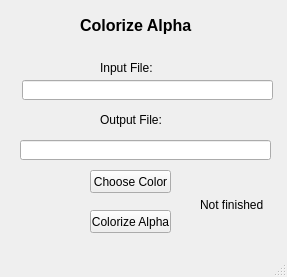
<?xml version="1.0" encoding="UTF-8"?>
<ui version="4.0">
 <class>MainWindow</class>
 <widget class="QMainWindow" name="MainWindow">
  <property name="geometry">
   <rect>
    <x>0</x>
    <y>0</y>
    <width>287</width>
    <height>277</height>
   </rect>
  </property>
  <property name="windowTitle">
   <string>Colorize Alpha</string>
  </property>
  <widget class="QWidget" name="centralWidget">
   <widget class="QLabel" name="label">
    <property name="geometry">
     <rect>
      <x>80</x>
      <y>0</y>
      <width>121</width>
      <height>51</height>
     </rect>
    </property>
    <property name="text">
     <string>&lt;html&gt;&lt;head/&gt;&lt;body&gt;&lt;p&gt;&lt;span style=&quot; font-size:12pt; font-weight:600;&quot;&gt;Colorize Alpha&lt;/span&gt;&lt;/p&gt;&lt;/body&gt;&lt;/html&gt;</string>
    </property>
   </widget>
   <widget class="QLineEdit" name="lineEdit">
    <property name="geometry">
     <rect>
      <x>22</x>
      <y>80</y>
      <width>251</width>
      <height>20</height>
     </rect>
    </property>
   </widget>
   <widget class="QLabel" name="label_2">
    <property name="geometry">
     <rect>
      <x>100</x>
      <y>60</y>
      <width>71</width>
      <height>16</height>
     </rect>
    </property>
    <property name="text">
     <string>Input File:</string>
    </property>
   </widget>
   <widget class="QLabel" name="label_3">
    <property name="geometry">
     <rect>
      <x>100</x>
      <y>110</y>
      <width>61</width>
      <height>20</height>
     </rect>
    </property>
    <property name="text">
     <string>Output File:</string>
    </property>
   </widget>
   <widget class="QLineEdit" name="lineEdit_2">
    <property name="geometry">
     <rect>
      <x>20</x>
      <y>140</y>
      <width>251</width>
      <height>20</height>
     </rect>
    </property>
   </widget>
   <widget class="QPushButton" name="pushButton">
    <property name="geometry">
     <rect>
      <x>90</x>
      <y>170</y>
      <width>81</width>
      <height>23</height>
     </rect>
    </property>
    <property name="text">
     <string>Choose Color</string>
    </property>
   </widget>
   <widget class="QPushButton" name="pushButton_2">
    <property name="geometry">
     <rect>
      <x>90</x>
      <y>210</y>
      <width>81</width>
      <height>23</height>
     </rect>
    </property>
    <property name="text">
     <string>Colorize Alpha</string>
    </property>
   </widget>
   <widget class="QLabel" name="label_4">
    <property name="geometry">
     <rect>
      <x>200</x>
      <y>179</y>
      <width>71</width>
      <height>51</height>
     </rect>
    </property>
    <property name="text">
     <string>Not finished</string>
    </property>
   </widget>
  </widget>
  <widget class="QStatusBar" name="statusBar"/>
 </widget>
 <layoutdefault spacing="6" margin="11"/>
 <resources/>
 <connections/>
</ui>
